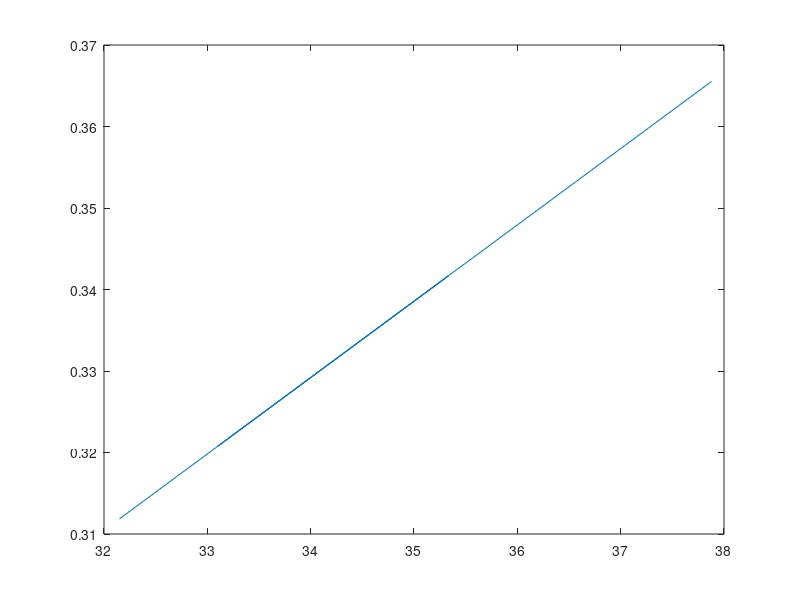

MATLAB code to generate this figure: (Note: this script raises an error after producing the figure.)
clear;close;clc;

a=[1];
i=1;

for alpha=[0.95 0.99 0.65]
    
    b=[1 -alpha];
    [h,w] = freqz(b,a,'whole',2001);
    
    figure(i)
    plot(w/pi,abs(h))
    ax = gca;
    ax.XTick = 0:.5:2;
    xlabel('Normalized Frequency (\times\pi rad/sample)')
    ylabel('Magnitude')
    title(['\alpha = ' num2str(alpha)])
    
    i=i+1;
end